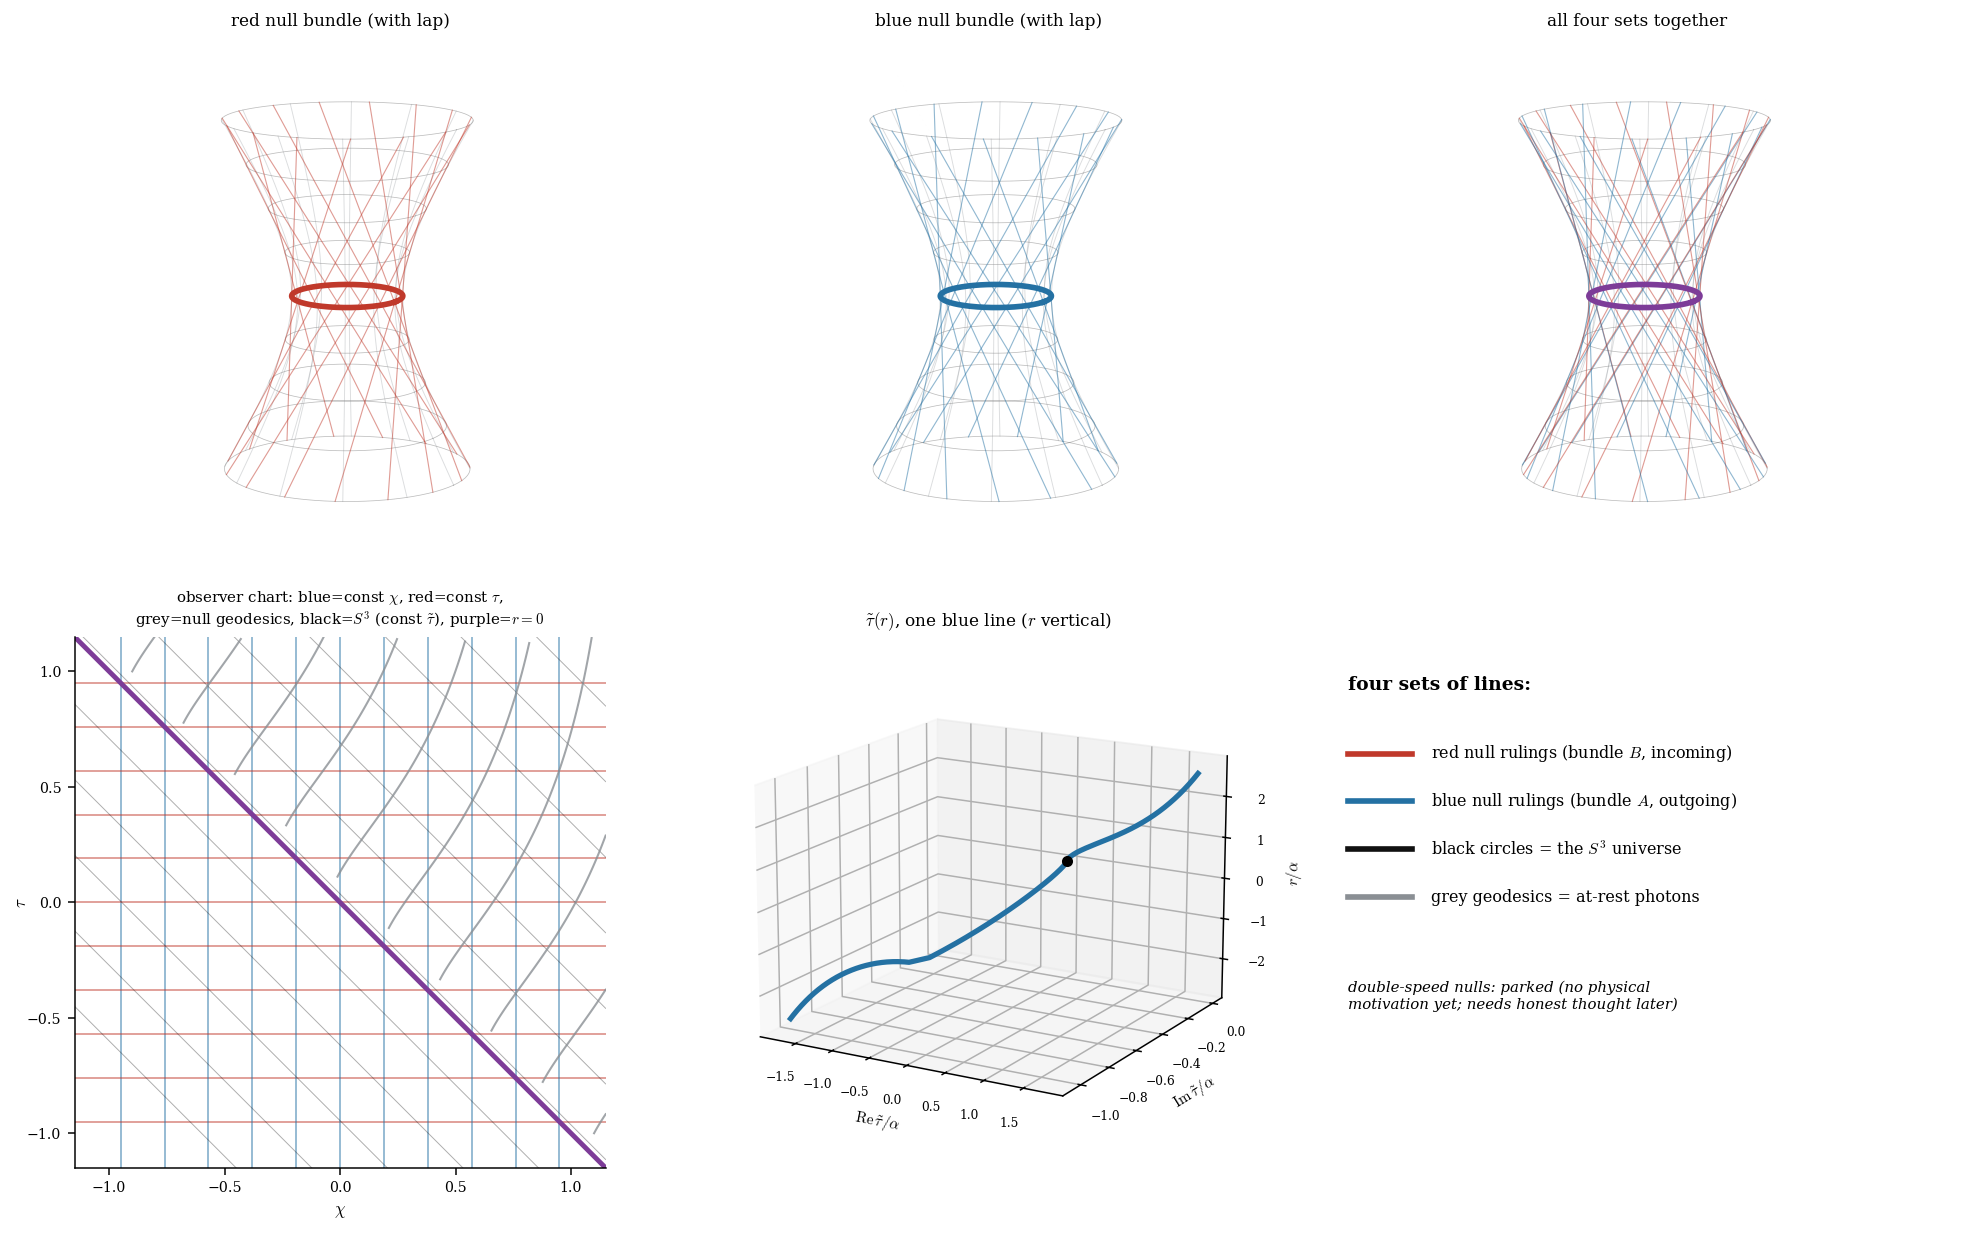

The script that saved this image:
import numpy as np, matplotlib
matplotlib.use('Agg'); import matplotlib.pyplot as plt
from mpl_toolkits.mplot3d import Axes3D  # noqa
from scipy.integrate import solve_ivp
plt.rcParams.update({'font.family':'serif','font.size':9,'mathtext.fontset':'cm'})
RED,BLUE,GREY,BLACK,PURPLE='#c0392b','#2471a3','#8a8f94','#111111','#7d3c98'
M2=2/(3*np.sqrt(3)); A=M2**(1/3); zmax=2.0

def hyperboloid(ax,which,title):
    # universe = BLACK S^3 circles (skip equator)
    for zc in np.linspace(-zmax,zmax,9):
        if abs(zc)<1e-6: continue
        R=np.sqrt(1+zc**2); ph=np.linspace(0,2*np.pi,80)
        ax.plot(R*np.cos(ph),R*np.sin(ph),zc+0*ph,color=BLACK,lw=0.4,alpha=0.28)
    # photons = GREY at-rest geodesics (meridians)
    zz=np.linspace(-zmax,zmax,40); RR=np.sqrt(1+zz**2)
    for phi in np.linspace(0,2*np.pi,13)[:-1]:
        ax.plot(RR*np.cos(phi),RR*np.sin(phi),zz,color=GREY,lw=0.5,alpha=0.30)
    # null rulings
    t=np.linspace(-zmax,zmax,50)
    ruling=lambda phi,sg:(np.cos(phi)-sg*t*np.sin(phi),np.sin(phi)+sg*t*np.cos(phi),t)
    for phi in np.linspace(0,2*np.pi,16)[:-1]:
        if which in ('red','both'):
            x,y,z=ruling(phi,1);  ax.plot(x,y,z,color=RED, lw=0.6,alpha=0.5)
        if which in ('blue','both'):
            x,y,z=ruling(phi,-1); ax.plot(x,y,z,color=BLUE,lw=0.6,alpha=0.5)
    # the lap (equator): red / blue / purple(mix)
    ph=np.linspace(0,2*np.pi,240)
    lapcol=PURPLE if which=='both' else (RED if which=='red' else BLUE)
    ax.plot(np.cos(ph),np.sin(ph),0*ph,color=lapcol,lw=3.0)
    ax.view_init(elev=12,azim=-58); ax.set_box_aspect((1,1,1.3)); ax.set_axis_off()
    ax.set_title(title,fontsize=9)

def observer(ax):
    X0,X1=-1.15,1.15
    def rp(tt): s=1.5*np.clip(tt,3e-3,3.0); return np.cosh(s)*np.sinh(s)**(-1/3)
    for c in np.linspace(-0.95,0.95,11):
        ax.plot([c,c],[X0,X1],color=BLUE,lw=0.9,alpha=0.55)   # blue = const chi (vertical)
        ax.plot([X0,X1],[c,c],color=RED, lw=0.9,alpha=0.55)   # red  = const tau (horizontal)
    for d in np.linspace(-1.6,2.0,12):
        ax.plot([X0,X1],[d-X0,d-X1],color=BLACK,lw=0.5,alpha=0.35)  # black = const tau~ (diagonal, S^3)
    def nc(chi0,tau0):
        sol=solve_ivp(lambda chi,y:[rp(y[0]+chi)],[chi0,X1],[tau0],max_step=0.008,rtol=1e-7)
        ch,ta=sol.t,sol.y[0]; tt=ta+ch; m=(ta>=X0)&(ta<=X1)&(tt>=0.08); return ch[m],ta[m]
    for tau0 in np.linspace(-1.0,1.0,10):
        chi0=max(X0,0.10-tau0); ch,ta=nc(chi0,tau0)
        if len(ch)>2: ax.plot(ch,ta,color=GREY,lw=1.1,alpha=0.8)   # grey = assigned null geodesics
    ax.plot([X0,X1],[-X0,-X1],color=PURPLE,lw=2.6)                 # purple overlay at r=0 (tau~=0)
    ax.set_xlim(X0,X1); ax.set_ylim(X0,X1); ax.set_aspect('equal')
    ax.set_xlabel(r'$\chi$'); ax.set_ylabel(r'$\tau$',labelpad=-2); ax.tick_params(labelsize=7.5)
    for s in ['top','right']: ax.spines[s].set_visible(False)
    ax.set_title('observer chart: blue=const $\\chi$, red=const $\\tau$,\ngrey=null geodesics, black=$S^3$ (const $\\tilde\\tau$), purple=$r{=}0$',fontsize=8)

def tau_r(ax):
    def tau_of_r(r): z=(complex(r)/A)**1.5; return (2.0/3.0)*np.arcsinh(z)
    rr=np.linspace(2.6,-2.6,500); T=np.array([tau_of_r(r) for r in rr])
    ax.plot(T.real,T.imag,rr,color=BLUE,lw=2.8)                    # ONE blue line, from scratch
    ax.scatter([0],[0],[0],color='k',s=24)
    ax.set_xlabel(r'$\mathrm{Re}\,\tilde\tau/\alpha$',fontsize=8,labelpad=2)
    ax.set_ylabel(r'$\mathrm{Im}\,\tilde\tau/\alpha$',fontsize=8,labelpad=2)
    ax.set_zlabel(r'$r/\alpha$',fontsize=8,labelpad=2)
    ax.view_init(elev=16,azim=-60); ax.tick_params(labelsize=6.5)
    ax.set_title(r'$\tilde\tau(r)$, one blue line ($r$ vertical)',fontsize=9)

fig=plt.figure(figsize=(15,9.2))
ax1=fig.add_subplot(2,3,1,projection='3d'); hyperboloid(ax1,'red', 'red null bundle (with lap)')
ax2=fig.add_subplot(2,3,2,projection='3d'); hyperboloid(ax2,'blue','blue null bundle (with lap)')
ax3=fig.add_subplot(2,3,3,projection='3d'); hyperboloid(ax3,'both','all four sets together')
ax4=fig.add_subplot(2,3,4); observer(ax4)
ax5=fig.add_subplot(2,3,5,projection='3d'); tau_r(ax5)
ax6=fig.add_subplot(2,3,6); ax6.axis('off')
ax6.text(0.05,0.9,'four sets of lines:',fontsize=10,fontweight='bold',transform=ax6.transAxes)
for i,(c,lab) in enumerate([(RED,'red null rulings (bundle $B$, incoming)'),
                            (BLUE,'blue null rulings (bundle $A$, outgoing)'),
                            (BLACK,'black circles = the $S^3$ universe'),
                            (GREY,'grey geodesics = at-rest photons')]):
    ax6.plot([0.05,0.15],[0.78-i*0.09]*2,color=c,lw=3,transform=ax6.transAxes)
    ax6.text(0.18,0.78-i*0.09,lab,fontsize=8.5,va='center',transform=ax6.transAxes)
ax6.text(0.05,0.30,'double-speed nulls: parked (no physical\nmotivation yet; needs honest thought later)',fontsize=8,style='italic',transform=ax6.transAxes)
plt.tight_layout(); plt.savefig('bead_frames.png',dpi=135,bbox_inches='tight')
print('wrote bead_frames.png')
